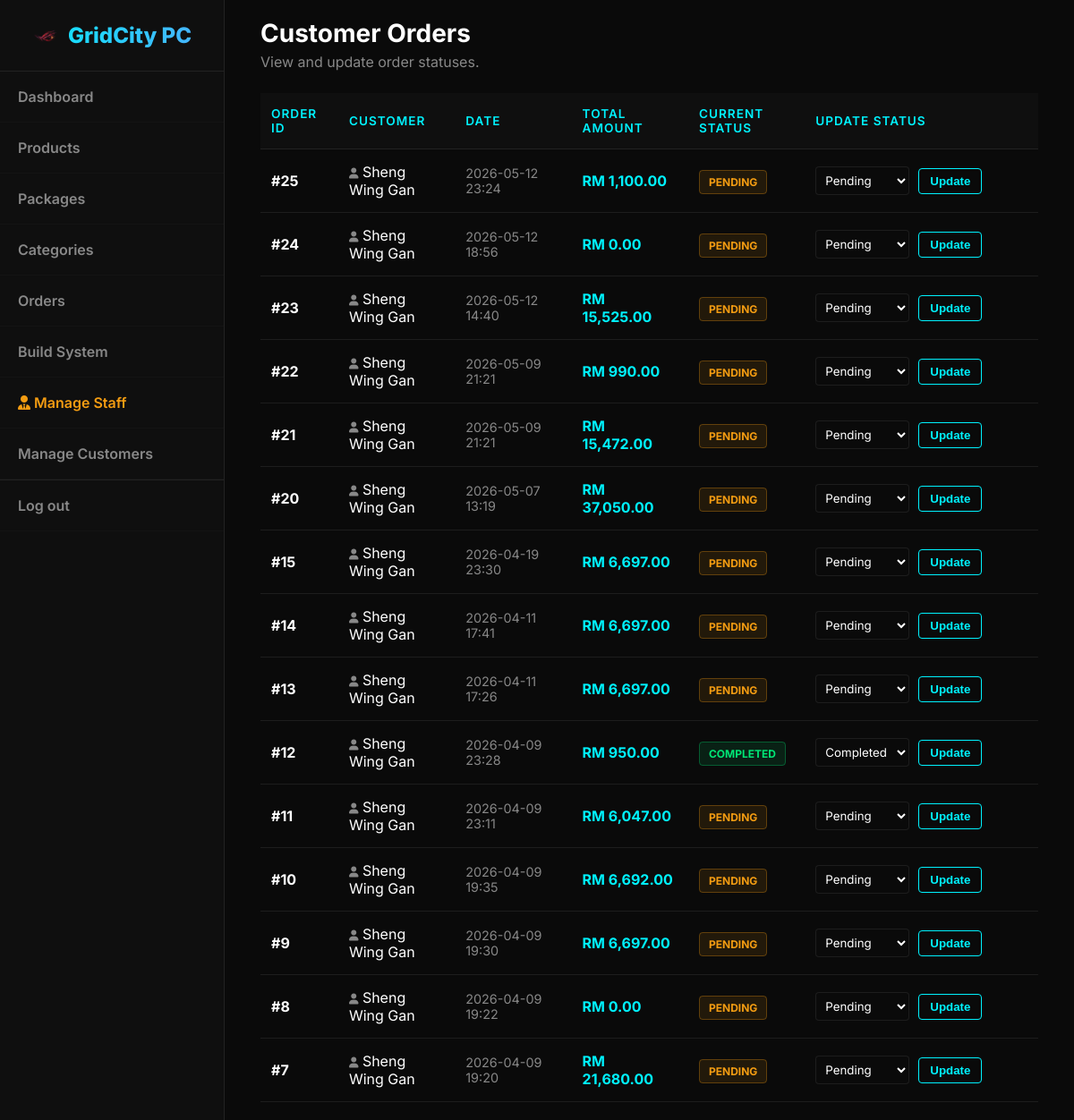
The page /manage_orders.php (signed in) on the database as committed earlier.
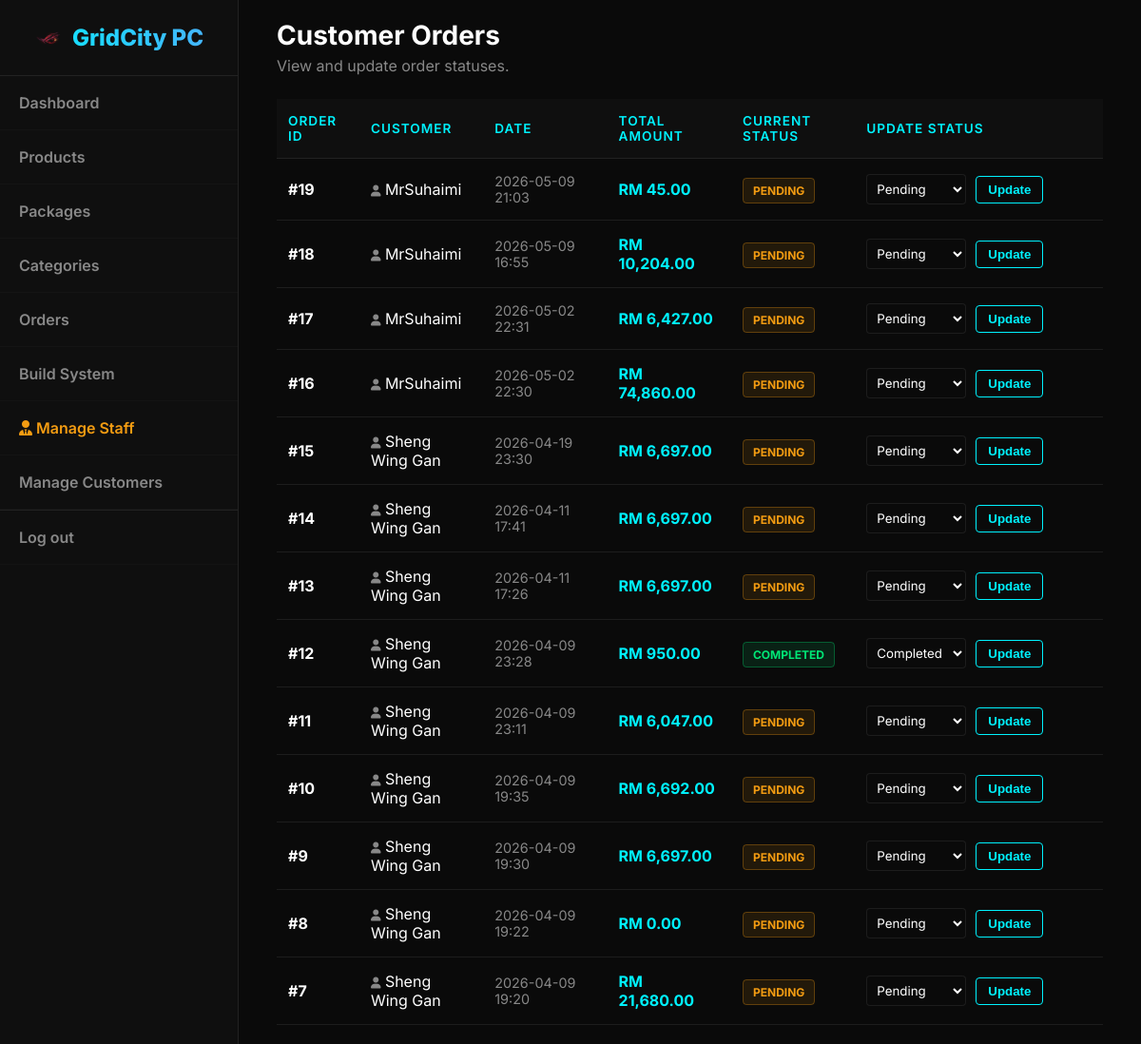
The same page on the database as committed later.
### tables this page shows
CREATE TABLE `orders` (
  `order_id` int(11) NOT NULL,
  `order_name` varchar(100) DEFAULT 'My Custom Order',
  `customer_id` int(11) NOT NULL,
  `order_date` datetime DEFAULT current_timestamp(),
  `total_amount` decimal(10,2) NOT NULL,
  `coins_used` int(11) NOT NULL DEFAULT 0,
  `discount_amount` decimal(10,2) NOT NULL DEFAULT 0.00,
  `shipping_address` text NOT NULL,
  `contact_number` varchar(20) NOT NULL,
  `order_status` varchar(20) DEFAULT 'Pending'
);

CREATE TABLE `customers` (
  `customer_id` int(11) NOT NULL,
  `username` varchar(150) DEFAULT NULL,
  `first_name` varchar(50) DEFAULT NULL,
  `last_name` varchar(50) DEFAULT NULL,
  `email` varchar(100) NOT NULL,
  `password` varchar(255) NOT NULL,
  `phone_number` varchar(20) DEFAULT NULL,
  `birthday` date DEFAULT NULL,
  `wallet_balance` decimal(10,2) NOT NULL DEFAULT 0.00,
  `reward_coins` int(11) NOT NULL DEFAULT 0,
  `membership_tier` varchar(20) DEFAULT 'Standard',
  `vip_expiry_date` datetime DEFAULT NULL,
  `auto_renew` tinyint(1) DEFAULT 0,
  `default_shipping_address` text DEFAULT NULL,
  `account_status` varchar(20) DEFAULT 'Active',
  `reset_token` varchar(6) DEFAULT NULL,
  `reset_token_expire` datetime DEFAULT NULL,
  `pref_gamer` int(11) DEFAULT 0,
  `pref_creator` int(11) DEFAULT 0,
  `pref_student` int(11) DEFAULT 0,
  `pref_enthusiast` int(11) DEFAULT 0,
  `created_at` datetime DEFAULT current_timestamp()
);

### manage_orders.php (the view, shortened to what the changed rows need)
<?php
include 'db_connect.php';
?>
<!DOCTYPE html>
<html lang="en">
<head>
    <link rel="stylesheet" href="https://cdnjs.cloudflare.com/ajax/libs/font-awesome/6.0.0/css/all.min.css">
    <link rel="stylesheet" href="css/admin_style.css?v=<?php echo time(); ?>">
</head>
<body>
    <div class="sidebar">
        <h2>
            <img src="image/Admin_dashboard_logo.jpg" alt="GridCity PC Logo" class="sidebar-logo">
            <span>GridCity PC</span>
        </h2>
    </div>
    <div class="main-content">
        <div class="header-top" style="margin-bottom: 25px;">
            <div>
                <h1 style="margin: 0; font-size: 28px; color: var(--text-main);">Customer Orders</h1>
            </div>
        </div>
        <div class="content-card">
            <table>
                <thead>
                    <tr>
                        <th width="10%">Order ID</th>
                        <th width="15%">Customer</th>
                        <th width="15%">Date</th>
                        <th width="15%">Total Amount</th>
                        <th width="15%">Current Status</th>
                        <th width="30%">Update Status</th>
                    </tr>
                </thead>
                <tbody>
                    <?php
                    $sql_orders = "SELECT o.*, c.username
                                   FROM orders o
                                   LEFT JOIN customers c ON o.customer_id = c.customer_id
                                   ORDER BY o.order_id DESC";
                    $res_orders = mysqli_query($conn, $sql_orders);
                    if ($res_orders && mysqli_num_rows($res_orders) > 0) {
                        while($row = mysqli_fetch_assoc($res_orders)) {
                            echo "<tr>";
                            echo "<td><strong>#" . $row['order_id'] . "</strong></td>";
                            $customer_name = !empty($row['username']) ? htmlspecialchars($row['username']) : 'Guest';
                            echo "<td><i class='fas fa-user' style='color: var(--text-muted); font-size: 12px;'></i> " . $customer_name . "</td>";
                            $date = isset($row['order_date']) ? date('Y-m-d H:i', strtotime($row['order_date'])) : 'N/A';
                            echo "<td style='color: var(--text-muted); font-size: 0.9rem;'>" . $date . "</td>";
                            $amount = isset($row['total_amount']) ? number_format($row['total_amount'], 2) : '0.00';
                            echo "<td><strong style='color: var(--accent-blue);'>RM " . $amount . "</strong></td>";
                            $status = isset($row['order_status']) ? $row['order_status'] : 'Pending';
                            $badge_class = 'badge-pending';
                            if ($status == 'Completed') $badge_class = 'badge-completed';
                            echo "<td><span class='badge {$badge_class}'>{$status}</span></td>";
                            echo "<td>
                                    <form action='manage_orders.php' method='POST' style='display:flex; gap:10px; align-items:center;'>
                                        <input type='hidden' name='order_id' value='" . $row['order_id'] . "'>
                                        <select name='new_status' class='status-select'>
                                            <option value='Pending' " . ($status == 'Pending' ? 'selected' : '') . ">Pending</option>
                                            <option value='Processing' " . ($status == 'Processing' ? 'selected' : '') . ">Processing</option>
                                            <option value='Shipped' " . ($status == 'Shipped' ? 'selected' : '') . ">Shipped</option>
                                            <option value='Completed' " . ($status == 'Completed' ? 'selected' : '') . ">Completed</option>
                                            <option value='Cancelled' " . ($status == 'Cancelled' ? 'selected' : '') . ">Cancelled</option>
                                        </select>
                                        <button type='submit' name='update_status' class='btn-action' style='padding: 6px 12px;'>Update</button>
                                    </form>
                                  </td>";
                            echo "</tr>";
                        }
                    } else {
                        echo "<tr><td colspan='6' style='text-align:center; padding: 40px; color: var(--text-muted);'>
                                <i class='fas fa-box-open' style='font-size: 2rem; margin-bottom: 10px; display: block;'></i>
                                No orders found yet.
                              </td></tr>";
                    }
                    ?>
                </tbody>
            </table>
        </div>
    </div>
</body>
</html>

Rows that differ between the two databases and show on the page:
removed orders: order_id "25", customer.username "Sheng Wing Gan", order_date "2026-05-12 23:24", total_amount "1,100.00", order_status "PENDING", new_status "Pending"
removed orders: order_id "24", customer.username "Sheng Wing Gan", order_date "2026-05-12 18:56", total_amount "0.00", order_status "PENDING", new_status "Pending"
removed orders: order_id "23", customer.username "Sheng Wing Gan", order_date "2026-05-12 14:40", total_amount "15,525.00", order_status "PENDING", new_status "Pending"
removed orders: order_id "22", customer.username "Sheng Wing Gan", order_date "2026-05-09 21:21", total_amount "990.00", order_status "PENDING", new_status "Pending"
removed orders: order_id "21", customer.username "Sheng Wing Gan", order_date "2026-05-09 21:21", total_amount "15,472.00", order_status "PENDING", new_status "Pending"
removed orders: order_id "20", customer.username "Sheng Wing Gan", order_date "2026-05-07 13:19", total_amount "37,050.00", order_status "PENDING", new_status "Pending"
added orders: order_id "19", customer.username "MrSuhaimi", order_date "2026-05-09 21:03", total_amount "45.00", order_status "PENDING", new_status "Pending"
added orders: order_id "18", customer.username "MrSuhaimi", order_date "2026-05-09 16:55", total_amount "10,204.00", order_status "PENDING", new_status "Pending"
added orders: order_id "17", customer.username "MrSuhaimi", order_date "2026-05-02 22:31", total_amount "6,427.00", order_status "PENDING", new_status "Pending"
added orders: order_id "16", customer.username "MrSuhaimi", order_date "2026-05-02 22:30", total_amount "74,860.00", order_status "PENDING", new_status "Pending"
